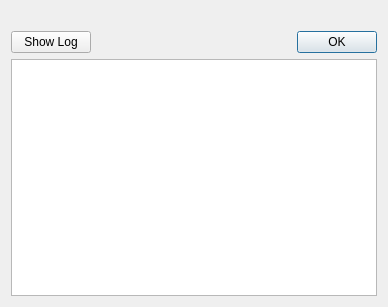
<?xml version="1.0" encoding="UTF-8"?>
<ui version="4.0">
 <class>ErrorDialog</class>
 <widget class="QDialog" name="ErrorDialog">
  <property name="windowModality">
   <enum>Qt::WindowModal</enum>
  </property>
  <property name="geometry">
   <rect>
    <x>0</x>
    <y>0</y>
    <width>388</width>
    <height>307</height>
   </rect>
  </property>
  <property name="windowTitle">
   <string>YoutubeViewer's error</string>
  </property>
  <property name="windowIcon">
   <iconset resource="youtubeviewer.qrc">
    <normaloff>:/images/res/dialog-error.png</normaloff>:/images/res/dialog-error.png</iconset>
  </property>
  <property name="modal">
   <bool>true</bool>
  </property>
  <layout class="QHBoxLayout" name="horizontalLayout_2">
   <item>
    <layout class="QVBoxLayout" name="verticalLayout">
     <item>
      <widget class="QLabel" name="errorLabel">
       <property name="sizePolicy">
        <sizepolicy hsizetype="Expanding" vsizetype="Preferred">
         <horstretch>0</horstretch>
         <verstretch>0</verstretch>
        </sizepolicy>
       </property>
       <property name="text">
        <string/>
       </property>
      </widget>
     </item>
     <item>
      <layout class="QHBoxLayout" name="horizontalLayout">
       <item>
        <widget class="QPushButton" name="showButton">
         <property name="toolTip">
          <string>Shows/Hides the log window</string>
         </property>
         <property name="text">
          <string>Show Log</string>
         </property>
         <property name="icon">
          <iconset resource="youtubeviewer.qrc">
           <normaloff>:/images/res/system-log-out.png</normaloff>:/images/res/system-log-out.png</iconset>
         </property>
         <property name="iconSize">
          <size>
           <width>20</width>
           <height>20</height>
          </size>
         </property>
         <property name="shortcut">
          <string>Alt+S</string>
         </property>
         <property name="checkable">
          <bool>true</bool>
         </property>
        </widget>
       </item>
       <item>
        <spacer name="horizontalSpacer">
         <property name="orientation">
          <enum>Qt::Horizontal</enum>
         </property>
         <property name="sizeHint" stdset="0">
          <size>
           <width>40</width>
           <height>20</height>
          </size>
         </property>
        </spacer>
       </item>
       <item>
        <widget class="QDialogButtonBox" name="buttonBox">
         <property name="orientation">
          <enum>Qt::Horizontal</enum>
         </property>
         <property name="standardButtons">
          <set>QDialogButtonBox::Ok</set>
         </property>
        </widget>
       </item>
      </layout>
     </item>
     <item>
      <widget class="QPlainTextEdit" name="errorView">
       <property name="readOnly">
        <bool>true</bool>
       </property>
       <property name="plainText">
        <string notr="true"/>
       </property>
      </widget>
     </item>
    </layout>
   </item>
  </layout>
 </widget>
 <resources>
  <include location="youtubeviewer.qrc"/>
 </resources>
 <connections>
  <connection>
   <sender>buttonBox</sender>
   <signal>accepted()</signal>
   <receiver>ErrorDialog</receiver>
   <slot>accept()</slot>
   <hints>
    <hint type="sourcelabel">
     <x>248</x>
     <y>254</y>
    </hint>
    <hint type="destinationlabel">
     <x>157</x>
     <y>274</y>
    </hint>
   </hints>
  </connection>
  <connection>
   <sender>buttonBox</sender>
   <signal>rejected()</signal>
   <receiver>ErrorDialog</receiver>
   <slot>reject()</slot>
   <hints>
    <hint type="sourcelabel">
     <x>316</x>
     <y>260</y>
    </hint>
    <hint type="destinationlabel">
     <x>286</x>
     <y>274</y>
    </hint>
   </hints>
  </connection>
 </connections>
</ui>
